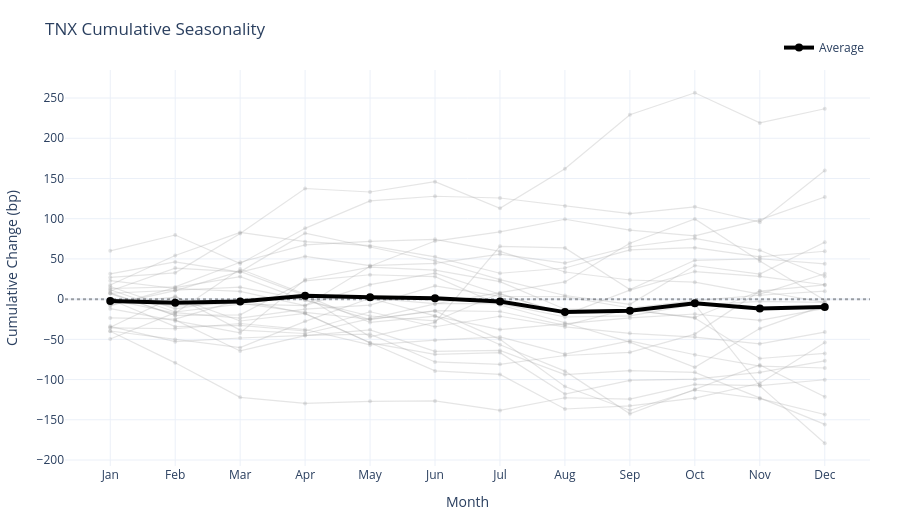

The notebook cell this image was saved under:
### Markdown cell above
## Cumulative Seasonality

### Code cell
def compute_cumulative_path(
    monthly_matrix: pd.DataFrame,
    change_type: str = "pct_change",
    value_scale: Optional[float] = None,
) -> pd.DataFrame:
    """Convert a year-by-month matrix of monthly changes into cumulative intra-year paths."""
    if monthly_matrix.empty:
        raise ValueError("Monthly matrix is empty. Cannot compute cumulative seasonality.")

    cumulative_matrix = monthly_matrix.copy()

    if change_type == "pct_change":
        divisor = 100.0 if value_scale is None else value_scale
        cumulative_matrix = ((1 + cumulative_matrix / divisor).cumprod(axis=1) - 1) * divisor
    elif change_type == "difference":
        cumulative_matrix = cumulative_matrix.cumsum(axis=1)
    else:
        raise ValueError("change_type must be either 'pct_change' or 'difference'.")

    return cumulative_matrix


def build_cumulative_seasonality_tables(
    monthly_df: pd.DataFrame,
    change_type: str = "pct_change",
    value_scale: Optional[float] = None,
) -> tuple[pd.DataFrame, pd.DataFrame, pd.DataFrame]:
    """Return monthly and cumulative seasonality tables plus summary statistics."""
    if monthly_df.empty:
        raise ValueError("Monthly change data is empty.")

    monthly_matrix = monthly_df.pivot_table(
        index="year",
        columns="month",
        values="monthly_change",
        aggfunc="mean",
    ).reindex(columns=MONTH_NUMBERS)
    monthly_matrix.columns = MONTH_LABELS

    cumulative_matrix = compute_cumulative_path(
        monthly_matrix=monthly_matrix,
        change_type=change_type,
        value_scale=value_scale,
    )

    summary_stats = pd.DataFrame(
        {
            "month_label": MONTH_LABELS,
            "average": cumulative_matrix.mean(axis=0).reindex(MONTH_LABELS).values,
            "median": cumulative_matrix.median(axis=0).reindex(MONTH_LABELS).values,
            "volatility": cumulative_matrix.std(axis=0).reindex(MONTH_LABELS).values,
            "positive_rate": ((cumulative_matrix > 0).mean(axis=0) * 100).reindex(MONTH_LABELS).values,
            "observations": cumulative_matrix.count(axis=0).reindex(MONTH_LABELS).values,
        }
    )

    return monthly_matrix, cumulative_matrix, summary_stats


def create_cumulative_seasonality_figure(
    cumulative_matrix: pd.DataFrame,
    summary_stats: pd.DataFrame,
    asset_label: str = "Asset",
    y_axis_title: str = "Cumulative Return (%)",
    highlight_year: Optional[int] = None,
) -> go.Figure:
    """Create a Streamlit-friendly Plotly figure for cumulative seasonality."""
    fig = go.Figure()

    for year, row in cumulative_matrix.iterrows():
        is_highlighted = highlight_year is not None and int(year) == int(highlight_year)
        line_color = "rgba(31, 119, 180, 0.95)" if is_highlighted else "rgba(160, 160, 160, 0.28)"
        line_width = 2.5 if is_highlighted else 1.2
        marker_size = 6 if is_highlighted else 4
        trace_name = f"{year}" if is_highlighted else str(year)

        fig.add_trace(
            go.Scatter(
                x=MONTH_LABELS,
                y=row.values,
                mode="lines+markers",
                name=trace_name,
                showlegend=is_highlighted,
                line={"color": line_color, "width": line_width},
                marker={"size": marker_size, "color": line_color},
                hovertemplate=(
                    "Year: " + str(year) + "<br>"
                    + "Month: %{x}<br>"
                    + "Cumulative value: %{y:.2f}<extra></extra>"
                ),
            )
        )

    fig.add_trace(
        go.Scatter(
            x=summary_stats["month_label"].astype(str),
            y=summary_stats["average"],
            mode="lines+markers",
            name="Average",
            line={"color": "black", "width": 4},
            marker={"size": 8, "color": "black"},
            hovertemplate="Average<br>Month: %{x}<br>Cumulative value: %{y:.2f}<extra></extra>",
        )
    )

    fig.add_hline(y=0, line_dash="dot", line_color="rgba(0, 0, 0, 0.35)")
    fig.update_layout(
        title=f"{asset_label} Cumulative Seasonality",
        template="plotly_white",
        hovermode="x unified",
        height=520,
        margin={"l": 50, "r": 30, "t": 70, "b": 50},
        xaxis_title="Month",
        yaxis_title=y_axis_title,
        legend={
            "orientation": "h",
            "yanchor": "bottom",
            "y": 1.02,
            "xanchor": "right",
            "x": 1,
        },
    )

    return fig


def build_cumulative_seasonality_package(
    raw_data: pd.DataFrame,
    asset_label: str = "Asset",
    price_col: str = "Close",
    change_type: str = "pct_change",
    drop_incomplete_last_month: bool = True,
    highlight_year: Optional[int] = None,
    value_scale: Optional[float] = None,
    y_axis_title: Optional[str] = None,
) -> Dict[str, Any]:
    """End-to-end cumulative seasonality pipeline for notebooks and Streamlit."""
    price_series = prepare_price_series(raw_data=raw_data, price_col=price_col)
    monthly_df = compute_monthly_changes(
        price_series=price_series,
        change_type=change_type,
        drop_incomplete_last_month=drop_incomplete_last_month,
        value_scale=value_scale,
    )
    monthly_matrix, cumulative_matrix, summary_stats = build_cumulative_seasonality_tables(
        monthly_df=monthly_df,
        change_type=change_type,
        value_scale=value_scale,
    )

    inferred_y_axis_title = y_axis_title
    if inferred_y_axis_title is None:
        inferred_y_axis_title = "Cumulative Return (%)" if change_type == "pct_change" else "Cumulative Change"

    figure = create_cumulative_seasonality_figure(
        cumulative_matrix=cumulative_matrix,
        summary_stats=summary_stats,
        asset_label=asset_label,
        y_axis_title=inferred_y_axis_title,
        highlight_year=highlight_year,
    )

    return {
        "price_series": price_series,
        "monthly_changes": monthly_df,
        "monthly_matrix": monthly_matrix,
        "cumulative_matrix": cumulative_matrix,
        "summary_stats": summary_stats,
        "figure": figure,
        "config": {
            "asset_label": asset_label,
            "price_col": price_col,
            "change_type": change_type,
            "drop_incomplete_last_month": drop_incomplete_last_month,
            "highlight_year": highlight_year,
            "value_scale": value_scale,
            "y_axis_title": inferred_y_axis_title,
        },
    }


analysis_config = build_analysis_config(
    ticker=ticker,
    asset_class_override=asset_class_override,
    asset_label_override=asset_label_override,
    price_col=price_col_override,
    change_type_override=change_type_override,
    display_unit_override=display_unit_override,
    value_scale_override=value_scale_override,
)

cumulative_seasonality = build_cumulative_seasonality_package(
    raw_data=market_data,
    asset_label=analysis_config["asset_label"],
    price_col=analysis_config["price_col"],
    change_type=analysis_config["change_type"],
    drop_incomplete_last_month=True,
    highlight_year=None,
    value_scale=analysis_config["value_scale"],
    y_axis_title=analysis_config["cumulative_y_axis_title"],
)

print("Cumulative seasonality package created successfully.")
print("Available outputs: price_series, monthly_changes, monthly_matrix, cumulative_matrix, summary_stats, figure")

display(cumulative_seasonality["summary_stats"].round(2))
cumulative_seasonality["figure"]

### Figure 1 — Plotly figure (JSON) as saved in the notebook; plotly's stock layout.template omitted (floating-point values rounded to 4 significant figures)
{"data": [{"hovertemplate": "Year: 2000<br>Month: %{x}<br>Cumulative value: %{y:.2f}<extra></extra>", "line": {"color": "rgba(160, 160, 160, 0.28)", "width": 1.2}, "marker": {"color": "rgba(160, 160, 160, 0.28)", "size": 4}, "mode": "lines+markers", "name": "2000", "showlegend": false, "type": "scatter", "x": ["Jan", "Feb", "Mar", "Apr", "May", "Jun", "Jul", "Aug", "Sep", "Oct", "Nov", "Dec"], "y": [null, -25.8, -64.4, -45.3, -38.2, -64.9, -63.8, -93.8, -88.9, -91.0, -122.8, -155.7]}, {"hovertemplate": "Year: 2001<br>Month: %{x}<br>Cumulative value: %{y:.2f}<extra></extra>", "line": {"color": "rgba(160, 160, 160, 0.28)", "width": 1.2}, "marker": {"color": "rgba(160, 160, 160, 0.28)", "size": 4}, "mode": "lines+markers", "name": "2001", "showlegend": false, "type": "scatter", "x": ["Jan", "Feb", "Mar", "Apr", "May", "Jun", "Jul", "Aug", "Sep", "Oct", "Nov", "Dec"], "y": [6.9, -20.2, -19.5, 22.8, 30.3, 28.0, -7.3, -29.4, -53.5, -84.7, -36.6, -7.8]}, {"hovertemplate": "Year: 2002<br>Month: %{x}<br>Cumulative value: %{y:.2f}<extra></extra>", "line": {"color": "rgba(160, 160, 160, 0.28)", "width": 1.2}, "marker": {"color": "rgba(160, 160, 160, 0.28)", "size": 4}, "mode": "lines+markers", "name": "2002", "showlegend": false, "type": "scatter", "x": ["Jan", "Feb", "Mar", "Apr", "May", "Jun", "Jul", "Aug", "Sep", "Oct", "Nov", "Dec"], "y": [-0.7, -17.3, 37.4, 5.9, 1.1, -20.8, -56.7, -89.5, -142.5, -112.1, -81.9, -121.4]}, {"hovertemplate": "Year: 2003<br>Month: %{x}<br>Cumulative value: %{y:.2f}<extra></extra>", "line": {"color": "rgba(160, 160, 160, 0.28)", "width": 1.2}, "marker": {"color": "rgba(160, 160, 160, 0.28)", "size": 4}, "mode": "lines+markers", "name": "2003", "showlegend": false, "type": "scatter", "x": ["Jan", "Feb", "Mar", "Apr", "May", "Jun", "Jul", "Aug", "Sep", "Oct", "Nov", "Dec"], "y": [15.7, -12.2, 0.5, 3.9, -46.8, -29.0, 65.6, 63.6, 11.9, 48.3, 50.2, 43.9]}, {"hovertemplate": "Year: 2004<br>Month: %{x}<br>Cumulative value: %{y:.2f}<extra></extra>", "line": {"color": "rgba(160, 160, 160, 0.28)", "width": 1.2}, "marker": {"color": "rgba(160, 160, 160, 0.28)", "size": 4}, "mode": "lines+markers", "name": "2004", "showlegend": false, "type": "scatter", "x": ["Jan", "Feb", "Mar", "Apr", "May", "Jun", "Jul", "Aug", "Sep", "Oct", "Nov", "Dec"], "y": [-11.9, -27.3, -42.0, 24.4, 39.8, 36.0, 21.8, -12.5, -13.8, -22.8, 10.1, -4.1]}, {"hovertemplate": "Year: 2005<br>Month: %{x}<br>Cumulative value: %{y:.2f}<extra></extra>", "line": {"color": "rgba(160, 160, 160, 0.28)", "width": 1.2}, "marker": {"color": "rgba(160, 160, 160, 0.28)", "size": 4}, "mode": "lines+markers", "name": "2005", "showlegend": false, "type": "scatter", "x": ["Jan", "Feb", "Mar", "Apr", "May", "Jun", "Jul", "Aug", "Sep", "Oct", "Nov", "Dec"], "y": [-8.3, 14.3, 28.0, -1.5, -21.0, -27.1, 7.0, -19.6, 11.2, 34.3, 28.4, 17.9]}, {"hovertemplate": "Year: 2006<br>Month: %{x}<br>Cumulative value: %{y:.2f}<extra></extra>", "line": {"color": "rgba(160, 160, 160, 0.28)", "width": 1.2}, "marker": {"color": "rgba(160, 160, 160, 0.28)", "size": 4}, "mode": "lines+markers", "name": "2006", "showlegend": false, "type": "scatter", "x": ["Jan", "Feb", "Mar", "Apr", "May", "Jun", "Jul", "Aug", "Sep", "Oct", "Nov", "Dec"], "y": [13.2, 15.2, 45.8, 67.4, 71.8, 74.3, 59.3, 33.7, 23.8, 21.1, 6.3, 31.5]}, {"hovertemplate": "Year: 2007<br>Month: %{x}<br>Cumulative value: %{y:.2f}<extra></extra>", "line": {"color": "rgba(160, 160, 160, 0.28)", "width": 1.2}, "marker": {"color": "rgba(160, 160, 160, 0.28)", "size": 4}, "mode": "lines+markers", "name": "2007", "showlegend": false, "type": "scatter", "x": ["Jan", "Feb", "Mar", "Apr", "May", "Jun", "Jul", "Aug", "Sep", "Oct", "Nov", "Dec"], "y": [11.6, -16.0, -6.2, -8.0, 18.0, 32.3, 6.1, -17.3, -13.1, -23.5, -73.8, -67.5]}, {"hovertemplate": "Year: 2008<br>Month: %{x}<br>Cumulative value: %{y:.2f}<extra></extra>", "line": {"color": "rgba(160, 160, 160, 0.28)", "width": 1.2}, "marker": {"color": "rgba(160, 160, 160, 0.28)", "size": 4}, "mode": "lines+markers", "name": "2008", "showlegend": false, "type": "scatter", "x": ["Jan", "Feb", "Mar", "Apr", "May", "Jun", "Jul", "Aug", "Sep", "Oct", "Nov", "Dec"], "y": [-39.6, -50.1, -60.3, -27.6, 1.1, -5.6, -5.6, -22.2, -20.8, -6.5, -107.8, -179.1]}, {"hovertemplate": "Year: 2009<br>Month: %{x}<br>Cumulative value: %{y:.2f}<extra></extra>", "line": {"color": "rgba(160, 160, 160, 0.28)", "width": 1.2}, "marker": {"color": "rgba(160, 160, 160, 0.28)", "size": 4}, "mode": "lines+markers", "name": "2009", "showlegend": false, "type": "scatter", "x": ["Jan", "Feb", "Mar", "Apr", "May", "Jun", "Jul", "Aug", "Sep", "Oct", "Nov", "Dec"], "y": [60.0, 79.7, 44.1, 88.0, 122.1, 127.9, 125.7, 115.7, 106.3, 114.8, 95.7, 159.9]}, {"hovertemplate": "Year: 2010<br>Month: %{x}<br>Cumulative value: %{y:.2f}<extra></extra>", "line": {"color": "rgba(160, 160, 160, 0.28)", "width": 1.2}, "marker": {"color": "rgba(160, 160, 160, 0.28)", "size": 4}, "mode": "lines+markers", "name": "2010", "showlegend": false, "type": "scatter", "x": ["Jan", "Feb", "Mar", "Apr", "May", "Jun", "Jul", "Aug", "Sep", "Oct", "Nov", "Dec"], "y": [-23.4, -24.8, -1.0, -18.0, -54.2, -89.2, -93.6, -136.6, -132.6, -123.1, -104.6, -53.8]}, {"hovertemplate": "Year: 2011<br>Month: %{x}<br>Cumulative value: %{y:.2f}<extra></extra>", "line": {"color": "rgba(160, 160, 160, 0.28)", "width": 1.2}, "marker": {"color": "rgba(160, 160, 160, 0.28)", "size": 4}, "mode": "lines+markers", "name": "2011", "showlegend": false, "type": "scatter", "x": ["Jan", "Feb", "Mar", "Apr", "May", "Jun", "Jul", "Aug", "Sep", "Oct", "Nov", "Dec"], "y": [7.3, 10.9, 14.9, -0.9, -25.5, -14.7, -50, -108.7, -138.1, -113.0, -123.7, -143.4]}, {"hovertemplate": "Year: 2012<br>Month: %{x}<br>Cumulative value: %{y:.2f}<extra></extra>", "line": {"color": "rgba(160, 160, 160, 0.28)", "width": 1.2}, "marker": {"color": "rgba(160, 160, 160, 0.28)", "size": 4}, "mode": "lines+markers", "name": "2012", "showlegend": false, "type": "scatter", "x": ["Jan", "Feb", "Mar", "Apr", "May", "Jun", "Jul", "Aug", "Sep", "Oct", "Nov", "Dec"], "y": [-7.2, 10.6, 34.5, 4.4, -29.0, -21.2, -37.9, -30.9, -23.4, -18.5, -26.5, -11.5]}, {"hovertemplate": "Year: 2013<br>Month: %{x}<br>Cumulative value: %{y:.2f}<extra></extra>", "line": {"color": "rgba(160, 160, 160, 0.28)", "width": 1.2}, "marker": {"color": "rgba(160, 160, 160, 0.28)", "size": 4}, "mode": "lines+markers", "name": "2013", "showlegend": false, "type": "scatter", "x": ["Jan", "Feb", "Mar", "Apr", "May", "Jun", "Jul", "Aug", "Sep", "Oct", "Nov", "Dec"], "y": [22.9, 13.2, 9.6, -8.1, 40.8, 72.2, 83.7, 99.3, 85.9, 78.6, 98.5, 127.0]}, {"hovertemplate": "Year: 2014<br>Month: %{x}<br>Cumulative value: %{y:.2f}<extra></extra>", "line": {"color": "rgba(160, 160, 160, 0.28)", "width": 1.2}, "marker": {"color": "rgba(160, 160, 160, 0.28)", "size": 4}, "mode": "lines+markers", "name": "2014", "showlegend": false, "type": "scatter", "x": ["Jan", "Feb", "Mar", "Apr", "May", "Jun", "Jul", "Aug", "Sep", "Oct", "Nov", "Dec"], "y": [-35.8, -36.8, -30.3, -37.8, -56.9, -51.0, -47.0, -68.3, -51.8, -69.1, -83.2, -85.6]}, {"hovertemplate": "Year: 2015<br>Month: %{x}<br>Cumulative value: %{y:.2f}<extra></extra>", "line": {"color": "rgba(160, 160, 160, 0.28)", "width": 1.2}, "marker": {"color": "rgba(160, 160, 160, 0.28)", "size": 4}, "mode": "lines+markers", "name": "2015", "showlegend": false, "type": "scatter", "x": ["Jan", "Feb", "Mar", "Apr", "May", "Jun", "Jul", "Aug", "Sep", "Oct", "Nov", "Dec"], "y": [-49.5, -16.8, -23.6, -12.4, -7.5, 16.5, 3.5, 3.0, -11.0, -1.9, 4.8, 9.9]}, {"hovertemplate": "Year: 2016<br>Month: %{x}<br>Cumulative value: %{y:.2f}<extra></extra>", "line": {"color": "rgba(160, 160, 160, 0.28)", "width": 1.2}, "marker": {"color": "rgba(160, 160, 160, 0.28)", "size": 4}, "mode": "lines+markers", "name": "2016", "showlegend": false, "type": "scatter", "x": ["Jan", "Feb", "Mar", "Apr", "May", "Jun", "Jul", "Aug", "Sep", "Oct", "Nov", "Dec"], "y": [-33.8, -52.9, -48.3, -45.0, -43.5, -78.1, -81.1, -70.1, -66.1, -43.5, 9.9, 17.7]}, {"hovertemplate": "Year: 2017<br>Month: %{x}<br>Cumulative value: %{y:.2f}<extra></extra>", "line": {"color": "rgba(160, 160, 160, 0.28)", "width": 1.2}, "marker": {"color": "rgba(160, 160, 160, 0.28)", "size": 4}, "mode": "lines+markers", "name": "2017", "showlegend": false, "type": "scatter", "x": ["Jan", "Feb", "Mar", "Apr", "May", "Jun", "Jul", "Aug", "Sep", "Oct", "Nov", "Dec"], "y": [0.5, -8.8, -5.0, -16.4, -25, -14.4, -15.4, -32.5, -12.0, -7.0, -2.9, -4.1]}, {"hovertemplate": "Year: 2018<br>Month: %{x}<br>Cumulative value: %{y:.2f}<extra></extra>", "line": {"color": "rgba(160, 160, 160, 0.28)", "width": 1.2}, "marker": {"color": "rgba(160, 160, 160, 0.28)", "size": 4}, "mode": "lines+markers", "name": "2018", "showlegend": false, "type": "scatter", "x": ["Jan", "Feb", "Mar", "Apr", "May", "Jun", "Jul", "Aug", "Sep", "Oct", "Nov", "Dec"], "y": [31.5, 46.3, 33.6, 53.1, 41.7, 44.4, 55.9, 44.8, 65.1, 75.4, 60.8, 28.1]}, {"hovertemplate": "Year: 2019<br>Month: %{x}<br>Cumulative value: %{y:.2f}<extra></extra>", "line": {"color": "rgba(160, 160, 160, 0.28)", "width": 1.2}, "marker": {"color": "rgba(160, 160, 160, 0.28)", "size": 4}, "mode": "lines+markers", "name": "2019", "showlegend": false, "type": "scatter", "x": ["Jan", "Feb", "Mar", "Apr", "May", "Jun", "Jul", "Aug", "Sep", "Oct", "Nov", "Dec"], "y": [-5.1, 2.5, -27.2, -17.7, -54.4, -68.6, -66.5, -118.0, -101.1, -99.5, -91.0, -76.7]}, {"hovertemplate": "Year: 2020<br>Month: %{x}<br>Cumulative value: %{y:.2f}<extra></extra>", "line": {"color": "rgba(160, 160, 160, 0.28)", "width": 1.2}, "marker": {"color": "rgba(160, 160, 160, 0.28)", "size": 4}, "mode": "lines+markers", "name": "2020", "showlegend": false, "type": "scatter", "x": ["Jan", "Feb", "Mar", "Apr", "May", "Jun", "Jul", "Aug", "Sep", "Oct", "Nov", "Dec"], "y": [-39.9, -79.2, -122.1, -129.7, -127.1, -126.6, -138.3, -122.6, -124.2, -105.9, -107.5, -100.2]}, {"hovertemplate": "Year: 2021<br>Month: %{x}<br>Cumulative value: %{y:.2f}<extra></extra>", "line": {"color": "rgba(160, 160, 160, 0.28)", "width": 1.2}, "marker": {"color": "rgba(160, 160, 160, 0.28)", "size": 4}, "mode": "lines+markers", "name": "2021", "showlegend": false, "type": "scatter", "x": ["Jan", "Feb", "Mar", "Apr", "May", "Jun", "Jul", "Aug", "Sep", "Oct", "Nov", "Dec"], "y": [17.6, 54.3, 82.9, 71.4, 66.4, 52.6, 32.2, 38.7, 61.2, 64.0, 52.6, 59.5]}, {"hovertemplate": "Year: 2022<br>Month: %{x}<br>Cumulative value: %{y:.2f}<extra></extra>", "line": {"color": "rgba(160, 160, 160, 0.28)", "width": 1.2}, "marker": {"color": "rgba(160, 160, 160, 0.28)", "size": 4}, "mode": "lines+markers", "name": "2022", "showlegend": false, "type": "scatter", "x": ["Jan", "Feb", "Mar", "Apr", "May", "Jun", "Jul", "Aug", "Sep", "Oct", "Nov", "Dec"], "y": [27.0, 32.7, 81.5, 137.5, 133.2, 146.0, 113.0, 162.1, 229.2, 256.5, 219.1, 236.7]}, {"hovertemplate": "Year: 2023<br>Month: %{x}<br>Cumulative value: %{y:.2f}<extra></extra>", "line": {"color": "rgba(160, 160, 160, 0.28)", "width": 1.2}, "marker": {"color": "rgba(160, 160, 160, 0.28)", "size": 4}, "mode": "lines+markers", "name": "2023", "showlegend": false, "type": "scatter", "x": ["Jan", "Feb", "Mar", "Apr", "May", "Jun", "Jul", "Aug", "Sep", "Oct", "Nov", "Dec"], "y": [-35.0, 3.7, -38.5, -42.7, -24.2, -6.0, 8.0, 21.4, 69.4, 99.6, 47.3, -1.3]}, {"hovertemplate": "Year: 2024<br>Month: %{x}<br>Cumulative value: %{y:.2f}<extra></extra>", "line": {"color": "rgba(160, 160, 160, 0.28)", "width": 1.2}, "marker": {"color": "rgba(160, 160, 160, 0.28)", "size": 4}, "mode": "lines+markers", "name": "2024", "showlegend": false, "type": "scatter", "x": ["Jan", "Feb", "Mar", "Apr", "May", "Jun", "Jul", "Aug", "Sep", "Oct", "Nov", "Dec"], "y": [10.1, 38.6, 34.0, 82.0, 64.8, 47.7, 24.3, 4.5, -6.4, 41.8, 31.2, 70.7]}, {"hovertemplate": "Year: 2025<br>Month: %{x}<br>Cumulative value: %{y:.2f}<extra></extra>", "line": {"color": "rgba(160, 160, 160, 0.28)", "width": 1.2}, "marker": {"color": "rgba(160, 160, 160, 0.28)", "size": 4}, "mode": "lines+markers", "name": "2025", "showlegend": false, "type": "scatter", "x": ["Jan", "Feb", "Mar", "Apr", "May", "Jun", "Jul", "Aug", "Sep", "Oct", "Nov", "Dec"], "y": [-0.4, -34.2, -32.7, -39.6, -15.7, -34.3, -21.3, -34.6, -42.5, -47.2, -55.6, -41.0]}, {"hovertemplate": "Year: 2026<br>Month: %{x}<br>Cumulative value: %{y:.2f}<extra></extra>", "line": {"color": "rgba(160, 160, 160, 0.28)", "width": 1.2}, "marker": {"color": "rgba(160, 160, 160, 0.28)", "size": 4}, "mode": "lines+markers", "name": "2026", "showlegend": false, "type": "scatter", "x": ["Jan", "Feb", "Mar", "Apr", "May", "Jun", "Jul", "Aug", "Sep", "Oct", "Nov", "Dec"], "y": [7.8, -20.1, null, null, null, null, null, null, null, null, null, null]}, {"hovertemplate": "Average<br>Month: %{x}<br>Cumulative value: %{y:.2f}<extra></extra>", "line": {"color": "black", "width": 4}, "marker": {"color": "black", "size": 8}, "mode": "lines+markers", "name": "Average", "type": "scatter", "x": ["Jan", "Feb", "Mar", "Apr", "May", "Jun", "Jul", "Aug", "Sep", "Oct", "Nov", "Dec"], "y": [-2.25, -4.463, -2.858, 4.235, 2.388, 1.015, -3.015, -16.15, -14.53, -5.188, -11.65, -9.631]}], "layout": {"height": 520, "hovermode": "x unified", "legend": {"orientation": "h", "x": 1, "xanchor": "right", "y": 1.02, "yanchor": "bottom"}, "margin": {"b": 50, "l": 50, "r": 30, "t": 70}, "shapes": [{"line": {"color": "rgba(0, 0, 0, 0.35)", "dash": "dot"}, "type": "line", "x0": 0, "x1": 1, "xref": "x domain", "y0": 0, "y1": 0, "yref": "y"}], "title": {"text": "TNX Cumulative Seasonality"}, "xaxis": {"title": {"text": "Month"}}, "yaxis": {"title": {"text": "Cumulative Change (bp)"}}}}
